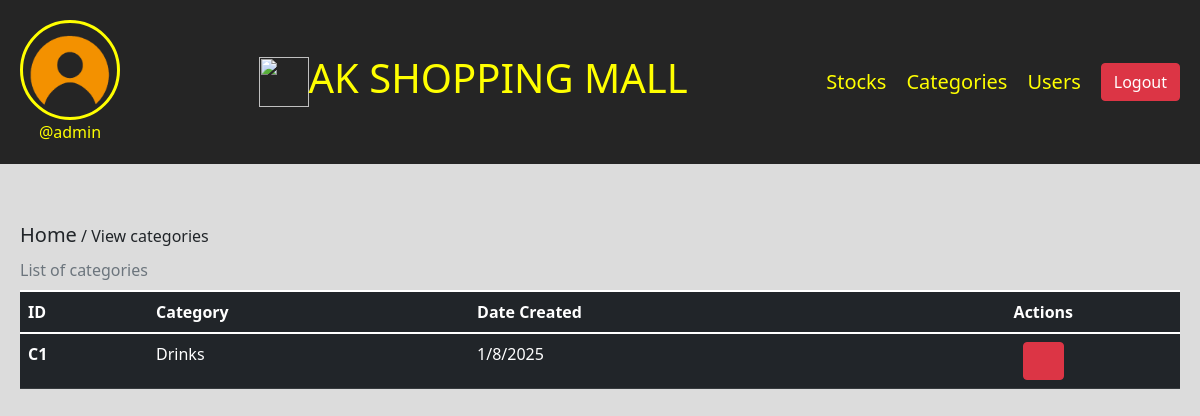
The app's page /view-category (signed in) with its own data.
### ims/models.py (models this page shows, shortened)
class Profile(models.Model):
    user = models.ForeignKey(User, on_delete=models.CASCADE)
    id_user = models.IntegerField()
    profileimg = models.ImageField(upload_to='profileImg', default='user.png')
    full_name = models.CharField(max_length=100, blank=True)
    user_address = models.TextField(max_length=100, blank=True)
    user_phone = models.CharField(max_length=100, blank=True)

class Category(models.Model):
    category = models.CharField(max_length=100, blank=True)
    date = models.CharField(max_length=100, blank=True)

### ims/views.py (the view)
# urls.py: path('view-category', views.view_category, name='view-category'),
@login_required(login_url='login')
def view_category(request):
    user = Profile.objects.get(user=request.user)
    category = Category.objects.all()
    return render(request, 'view-category.html', {'user':user, 'category':category})

### templates/view-category.html (shortened to what this page needs)
{% load static %}
<!DOCTYPE html>
<html lang="en">
<head>
    <link rel="stylesheet" href="../static/bootstrap/css/bootstrap.min.css">
    <link rel="stylesheet" href="../static/lineawesome/css/line-awesome.min.css">
</head>
<body>
    <div class="nav">
        <div class="header-section">
            <div class="img">
                <img src="{{user.profileimg.url}}" alt="" height="100" width="100" type="button" data-bs-toggle="offcanvas" data-bs-target="#offcanvasScrolling" aria-controls="offcanvasScrolling">
                <br>
                <span>@{{user.user.username}}</span>
            </div>
            <div class="title">
                <img src="{% static 'img/ak-logo.jpg' %}" height="50" width="50">
                <h2>AK SHOPPING MALL</h2>
            </div>
            <div class="tabs">
                <a href="/view-stock">Stocks</a>
                <a href="/view-category">Categories</a>
                <a href="/view-user">Users</a>
                <a href="/logout" class="btn btn-danger">Logout</a>
            </div>
        </div>
    </div>
    <div class="body-section">
        <span><a href="/" class="text-dark">Home</a> / View categories</span>
        <table class="table caption-top table-dark">
            <caption>List of categories</caption>
            <thead>
              <tr>
                <th scope="col">ID</th>
                <th scope="col">Category</th>
                <th scope="col">Date Created</th>
                <th scope="col" class="text-center">Actions</th>
              </tr>
            </thead>
            <tbody>
            {% for c in category %}
              <tr>
                <th scope="row">C{{c.id}}</th>
                <td>{{c.category}}</td>
                <td>{{c.date}}</td>
                <td class="text-center">
                    <a href="/category-request-for-delete/{{c.id}}" class="btn btn-danger"><i class="la la-trash"></i></a>
                </td>
              </tr>
              {% endfor %}
            </tbody>
          </table>
    </div>
</body>
</html>

### templates/view-category.html (style rules this page uses)
.header-section { position: fixed; display: flex; justify-content: space-between; background-color: #252525; gap: 30px; padding: 20px; width: 100%; z-index: 1000; }
a { text-decoration: none; color: yellow; font-size: 20px; }
.tabs { display: flex; flex-direction: row; align-items: center; justify-content: center; gap: 20px; }
.title { display: flex; flex-direction: row; align-items: center; justify-content: center; }
.title h2 { font-size: 40px; color: yellow; }
.img span { color: yellow; }
.img img { border-radius: 50%; border: 3px solid yellow; }
.img { text-align: center; }
body { background-color: gainsboro; }
.body-section { padding: 20px; }
i { font-size: 50px; }
.body-section { margin-top: 200px; }
.la-edit, .la-trash { font-size: 20px; }

### records on screen
Profile: profileimg (placeholder picture), user.username "admin"
Category: id "1", category "Drinks", date "1/8/2025"
